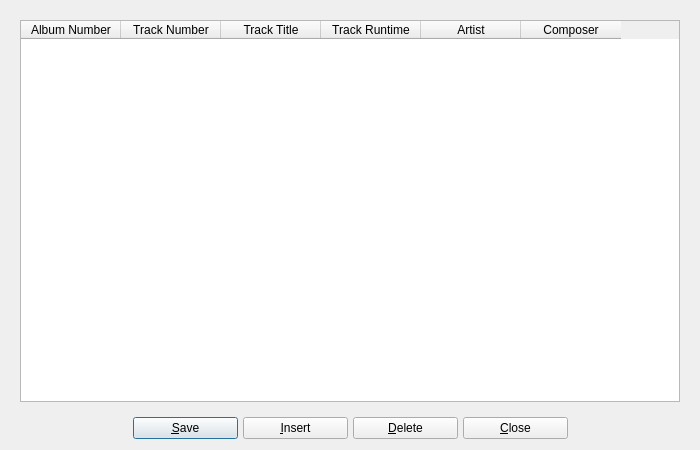
<?xml version="1.0" encoding="UTF-8"?>
<ui version="4.0">
 <class>tracksDialog</class>
 <widget class="QDialog" name="tracksDialog">
  <property name="geometry">
   <rect>
    <x>0</x>
    <y>0</y>
    <width>700</width>
    <height>450</height>
   </rect>
  </property>
  <property name="maximumSize">
   <size>
    <width>16777215</width>
    <height>16777215</height>
   </size>
  </property>
  <property name="windowTitle">
   <string>BiblioteQ: Album Tracks Browser</string>
  </property>
  <property name="windowIcon">
   <iconset resource="../Icons/icons.qrc">
    <normaloff>:/book.png</normaloff>:/book.png</iconset>
  </property>
  <property name="sizeGripEnabled">
   <bool>false</bool>
  </property>
  <layout class="QVBoxLayout">
   <item>
    <widget class="QFrame" name="frame">
     <layout class="QVBoxLayout">
      <item>
       <widget class="QTableWidget" name="table">
        <property name="focusPolicy">
         <enum>Qt::StrongFocus</enum>
        </property>
        <property name="editTriggers">
         <set>QAbstractItemView::DoubleClicked</set>
        </property>
        <property name="alternatingRowColors">
         <bool>true</bool>
        </property>
        <property name="selectionMode">
         <enum>QAbstractItemView::SingleSelection</enum>
        </property>
        <property name="selectionBehavior">
         <enum>QAbstractItemView::SelectRows</enum>
        </property>
        <property name="verticalScrollMode">
         <enum>QAbstractItemView::ScrollPerItem</enum>
        </property>
        <property name="horizontalScrollMode">
         <enum>QAbstractItemView::ScrollPerPixel</enum>
        </property>
        <property name="cornerButtonEnabled">
         <bool>false</bool>
        </property>
        <column>
         <property name="text">
          <string>Album Number</string>
         </property>
        </column>
        <column>
         <property name="text">
          <string>Track Number</string>
         </property>
        </column>
        <column>
         <property name="text">
          <string>Track Title</string>
         </property>
        </column>
        <column>
         <property name="text">
          <string>Track Runtime</string>
         </property>
        </column>
        <column>
         <property name="text">
          <string>Artist</string>
         </property>
        </column>
        <column>
         <property name="text">
          <string>Composer</string>
         </property>
        </column>
       </widget>
      </item>
     </layout>
    </widget>
   </item>
   <item>
    <layout class="QHBoxLayout">
     <property name="spacing">
      <number>5</number>
     </property>
     <item>
      <spacer>
       <property name="orientation">
        <enum>Qt::Horizontal</enum>
       </property>
       <property name="sizeHint" stdset="0">
        <size>
         <width>39</width>
         <height>20</height>
        </size>
       </property>
      </spacer>
     </item>
     <item>
      <widget class="QPushButton" name="saveButton">
       <property name="minimumSize">
        <size>
         <width>105</width>
         <height>0</height>
        </size>
       </property>
       <property name="text">
        <string>&amp;Save</string>
       </property>
       <property name="icon">
        <iconset resource="../Icons/icons.qrc">
         <normaloff>:/16x16/ok.png</normaloff>:/16x16/ok.png</iconset>
       </property>
      </widget>
     </item>
     <item>
      <widget class="QPushButton" name="insertButton">
       <property name="minimumSize">
        <size>
         <width>105</width>
         <height>0</height>
        </size>
       </property>
       <property name="text">
        <string>&amp;Insert</string>
       </property>
       <property name="icon">
        <iconset resource="../Icons/icons.qrc">
         <normaloff>:/16x16/add.png</normaloff>:/16x16/add.png</iconset>
       </property>
      </widget>
     </item>
     <item>
      <widget class="QPushButton" name="deleteButton">
       <property name="minimumSize">
        <size>
         <width>105</width>
         <height>0</height>
        </size>
       </property>
       <property name="text">
        <string>&amp;Delete</string>
       </property>
       <property name="icon">
        <iconset resource="../Icons/icons.qrc">
         <normaloff>:/16x16/eraser.png</normaloff>:/16x16/eraser.png</iconset>
       </property>
      </widget>
     </item>
     <item>
      <widget class="QPushButton" name="cancelButton">
       <property name="minimumSize">
        <size>
         <width>105</width>
         <height>0</height>
        </size>
       </property>
       <property name="text">
        <string>&amp;Close</string>
       </property>
       <property name="icon">
        <iconset resource="../Icons/icons.qrc">
         <normaloff>:/16x16/cancel.png</normaloff>:/16x16/cancel.png</iconset>
       </property>
      </widget>
     </item>
     <item>
      <spacer>
       <property name="orientation">
        <enum>Qt::Horizontal</enum>
       </property>
       <property name="sizeHint" stdset="0">
        <size>
         <width>39</width>
         <height>20</height>
        </size>
       </property>
      </spacer>
     </item>
    </layout>
   </item>
  </layout>
 </widget>
 <tabstops>
  <tabstop>table</tabstop>
  <tabstop>saveButton</tabstop>
  <tabstop>insertButton</tabstop>
  <tabstop>deleteButton</tabstop>
  <tabstop>cancelButton</tabstop>
 </tabstops>
 <resources>
  <include location="../Icons/icons.qrc"/>
 </resources>
 <connections/>
</ui>
